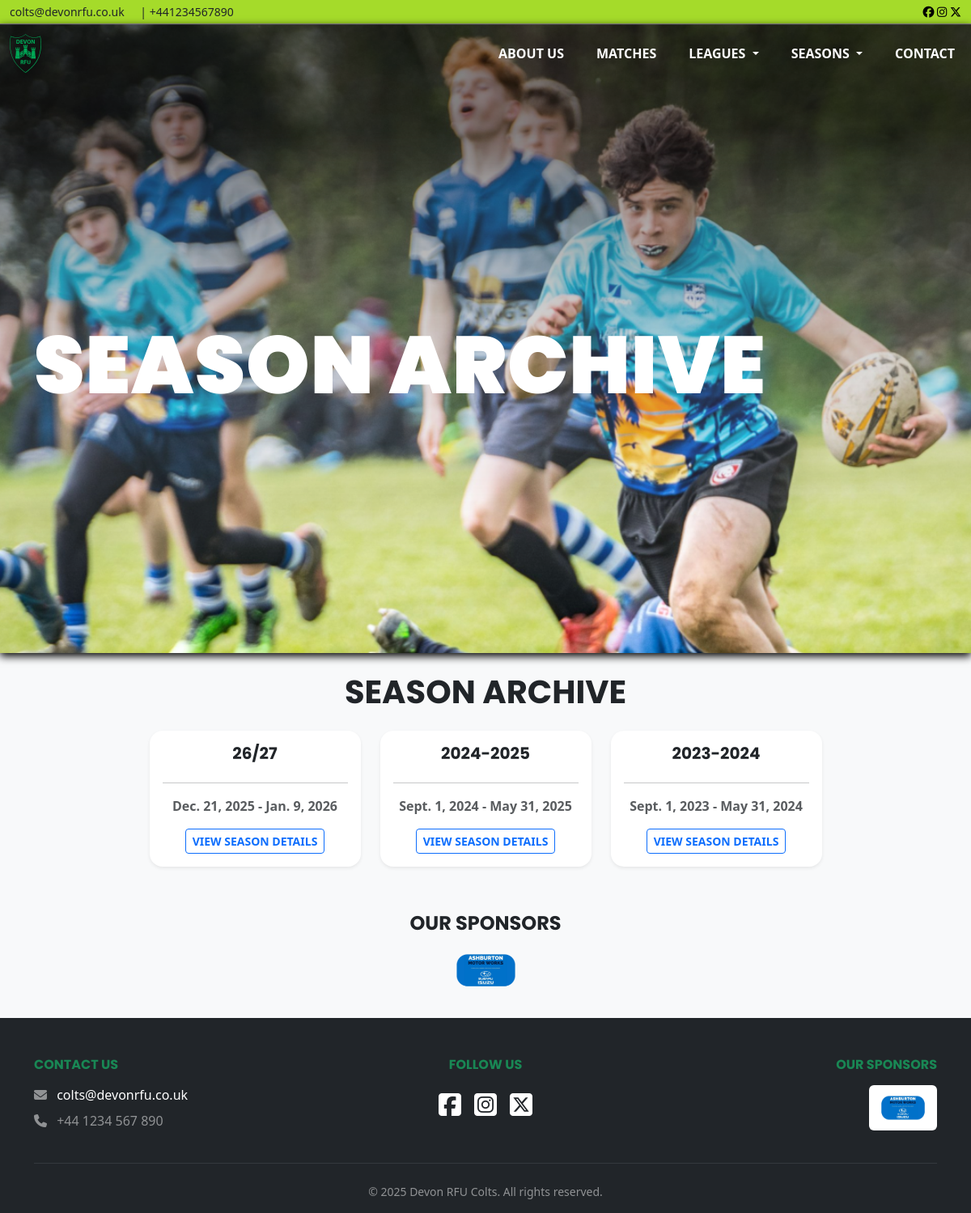
/seasons/archive/, run on an earlier commit of the app's database.
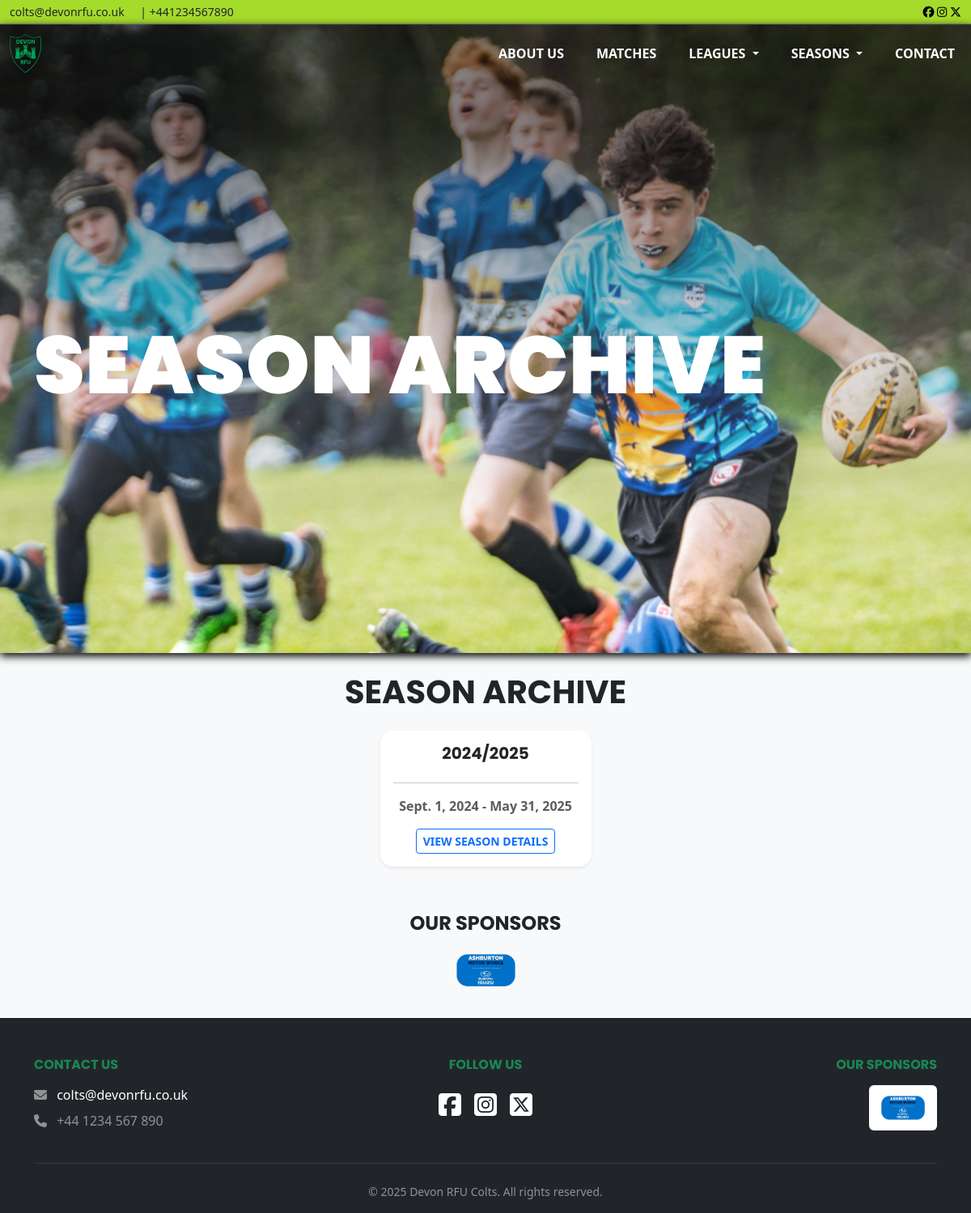
And on a later commit of the database.
### app/models.py (models this page shows, shortened)
class Season(models.Model):
    year = models.CharField(max_length=20)
    start_date = models.DateField()
    end_date = models.DateField()
    archived_status = models.BooleanField(default=False)

### accounts/views.py (the view)
# urls.py: path("archive/", archive, name="archive")
def archive(request):
    seasons = Season.objects.all().order_by('-year')
    context = {
        'seasons': seasons,
        "all_leagues": League.objects.all(),
        "all_seasons": Season.objects.filter(archived_status=False),
    }
    return render(request, 'seasons/archive.html', context)

### app/templates/seasons/archive.html (shortened to what this page needs)
{% extends 'base.html' %}
{% load static %}
{% block hero %}
    Season Archive
{% endblock %}
{% block content %}
<div class="container mt-4">
    <h1 class="mb-4 fw-bold text-uppercase hover-text text-center">Season Archive</h1>
    {% if seasons %}
        <div class="row align-center justify-content-center">
            {% for season in seasons %}
                <div class="col-md-4 col-lg-3 mb-4">
                    <div class="card border-0 shadow-sm rounded-4 overflow-hidden hover-card h-100 text-center">
                        <div class="card-body d-flex flex-column">
                            <h5 class="card-title fw-bolder text-uppercase hover-text">{{ season.year }}</h5>
                            <hr>
                            <p class="card-text text-muted fw-bold">{{ season.start_date }} - {{ season.end_date }}</p>
                            <div class="mt-auto">
                                <a href="{% url 'season_details' season.id %}" class="btn btn-sm text-uppercase fw-bolder btn-outline-primary">View Season Details</a>
                            </div>
                        </div>
                    </div>
                </div>
            {% endfor %}
        </div>
    {% else %}
        <p class="text-center">No past seasons found.</p>
    {% endif %}
</div>
{% endblock %}

### app/templates/base.html (shortened to what this page needs)
<!DOCTYPE html>
<html lang="en">
<head>
  <link rel="stylesheet" href="/static/styles.css" />
  <link href="https://cdn.jsdelivr.net/npm/bootstrap@5.3.8/dist/css/bootstrap.min.css" rel="stylesheet"
 />
</head>
<body class="bg-light">
  <nav class="py-1" style="background: #a5db2a">
    <div class="container-fluid d-flex justify-content-between align-items-center small">
      <div>
        <span class="me-3">colts@devonrfu.co.uk</span>
        <span class="me-3">| +441234567890</span>
      </div>
      <div>
        <a href="#" style="color: black"><i class="fa-brands fa-facebook"></i></a>
        <a href="#" style="color: black"><i class="fa-brands fa-instagram"></i></a>
        <a href="#" style="color: black"><i class="fa-brands fa-x-twitter"></i></a>
      </div>
    </div>
  </nav>
  <div class="header">
  <nav class="navbar navbar-expand-lg navbar-dark">
    <div class="container-fluid">
      <a class="navbar-brand d-flex align-items-center" href="/">
        <img src="/static/logo.svg" alt="Devon RFU logo" height="48" class="me-3" />
      </a>
      <div class="collapse navbar-collapse justify-content-end" id="clubNavbar">
        <ul class="navbar-nav mb-2 mb-lg-0 gap-4">
          <li class="nav-item">
            <a class="nav-link fw-bolder text-white" href="/about">ABOUT US</a>
          </li>
        <li class="nav-item">
            <a class="nav-link fw-bolder text-white" href="/matches">MATCHES</a>
          </li>
          <li class="nav-item dropdown">
            <a class="nav-link fw-bolder text-white dropdown-toggle" href="#" id="navbarDropdown" role="button" data-bs-toggle="dropdown" aria-expanded="false">
              LEAGUES
            </a>
          </li>
        <li class="nav-item dropdown">
            <a class="nav-link fw-bolder text-white dropdown-toggle" href="#" id="navbarDropdown" role="button" data-bs-toggle="dropdown" aria-expanded="false">
              SEASONS
            </a>
          </li>
          <li class="nav-item">
            <a class="nav-link fw-bolder text-white" href="/contact">CONTACT</a>
          </li>
        </ul>
      </div>
    </div>
  </nav>
  <header class="hero">
    <div class="container">
        <h1 class="hero-title text-white">{% block hero %} {% endblock %}</h1>
    </div>
  </header>
  </div>
  <div class="flex-container">{% block content %} {% endblock %}</div>
  {% include "widgets/sponsors.html" %}
<footer class="bg-dark text-white pt-5 pb-3" id="footer">
  <div class="container">
    <div class="row text-center text-md-start">
      <div class="col-md-4 mb-4 mb-md-0">
        <h6 class="text-uppercase fw-bold text-success mb-3">Contact Us</h6>
        <ul class="list-unstyled">
          <li class="mb-2">
            <i class="fas fa-envelope me-2 text-white-50"></i>
            <a href="mailto:colts@devonrfu.co.uk" class="text-white text-decoration-none link-success">colts@devonrfu.co.uk</a>
          </li>
          <li class="mb-2">
            <i class="fas fa-phone me-2 text-white-50"></i>
            <span class="text-white-50">+44 1234 567 890</span>
          </li>
        </ul>
      </div>
      <div class="col-md-4 mb-4 mb-md-0 text-center">
        <h6 class="text-uppercase fw-bold text-success mb-3">Follow Us</h6>
        <div class="d-flex justify-content-center gap-3">
          <a href="#" class="text-white fs-2 transition-hover"><i class="fa-brands fa-square-facebook"></i></a>
          <a href="#" class="text-white fs-2 transition-hover"><i class="fa-brands fa-square-instagram"></i></a>
          <a href="#" class="text-white fs-2 transition-hover"><i class="fa-brands fa-square-x-twitter"></i></a>
        </div>
      </div>
      <div class="col-md-4 text-center text-md-end">
        <h6 class="text-uppercase fw-bold text-success mb-3">Our Sponsors</h6>
        <div class="bg-white p-2 rounded d-inline-block">
            <a href="https://www.ashburtonmotorworks.co.uk/">
            <img src="/static/sponsor1.png" alt="Sponsor 1" height="40" class="mx-1" />
                </a>
        </div>
      </div>
    </div>
    <hr class="my-4 border-secondary">
    <div class="row align-items-center">
      <div class="col-md-12 text-center text-white-50 small">
        <p class="mb-0">&copy; {% now "Y" %} Devon RFU Colts. All rights reserved.</p>
      </div>
    </div>
  </div>
</footer>
</body>
</html>

### app/templates/widgets/sponsors.html (shortened to what this page needs)
{% load static %}
<section class="sponsors-strip text-center">
  <div class="container">
    <h4 class="fw-bolder mb-3">OUR SPONSORS</h4>
<div id="sponsorCarousel" class="carousel slide" data-bs-ride="carousel" data-bs-interval="2000">
  <div class="carousel-inner d-flex align-items-center">
    <div class="carousel-item">
      <img src="/static/sponsor1.png" class="d-inline-block" height="60" alt="Logo 1">
    </div>
  </div>
</div>
  </div>
</section>

### app/static/styles.css (style rules this page uses)
body { font-family: "Poppins", sans-serif; }
h1, h2, h3, h4, h5, h6 { font-family: "Poppins", sans-serif; font-weight: 800; text-transform: uppercase; }
:root { --colts-green: #0ea64a; --dark-bg: #000000; }
.hero { min-height: 88vh; display: flex; align-items: center; color: white; position: relative; background-size: cover; background-position: center; }
.hero-title { font-weight: 900; letter-spacing: 1px; line-height: 0.9; font-size: 6.25rem; }
.sponsors-strip { padding: 2rem 0; }
.sponsors-strip img { max-height: 54px; margin: 0 14px; object-fit: contain; }
.header { background-image: url("/static/hero1.png"); clip: rect(500px,0px,0px,0px); background-repeat: no-repeat; background-size: cover; min-height: 75%; min-width: 100%; background-position: top; margin: 0; box-shadow: 0px 4px 10px black; }
.hover-card { transition: transform 0.2s ease, box-shadow 0.2s ease; }
.hover-text { transition: color 0.3s ease; }

What changed in the data, as far as the page shows it:
removed Season: year "26/27", start_date "Dec. 21, 2025", end_date "Jan. 9, 2026"
removed Season: year "2024-2025", start_date "Sept. 1, 2024", end_date "May 31, 2025"
removed Season: year "2023-2024", start_date "Sept. 1, 2023", end_date "May 31, 2024"
added Season: year "2024/2025", start_date "Sept. 1, 2024", end_date "May 31, 2025"
